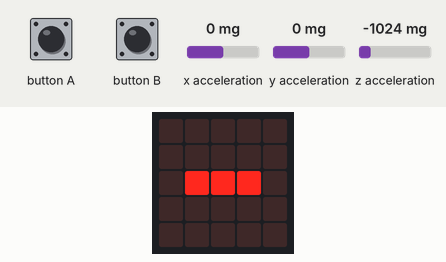
This program was run on a simulated BBC micro:bit running MicroPython. Parts: the board's 5×5 LED display. Inputs (shaded band) come from the test bench; at power-on: x acceleration 0 mg, y acceleration 0 mg, z acceleration -1024 mg. What the program prints to the serial console is not drawn.

Above: at 1.2 s.
1.3 s: button A pressed for 0.15 s
At 2.5 s:
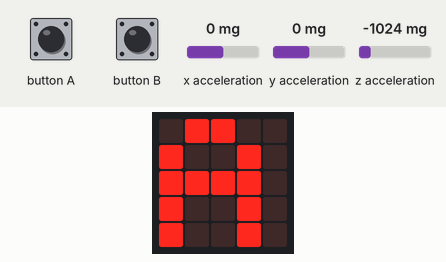
2.9 s: button B pressed for 0.15 s
At 3.3 s:
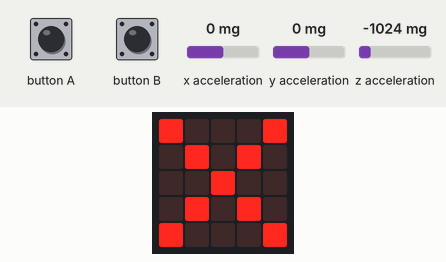
Timing chart, 0 to 5.9 s (numbered marks = the images above; inputs shaded):
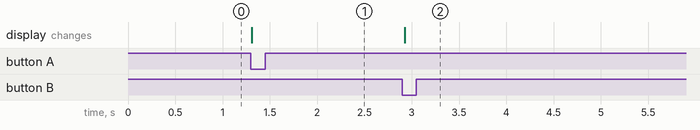

The program:

data_capture_node.py
```python
"""
Data Capture Node (MicroPython, micro:bit v2)

Purpose (minimal, per your flow):
- Press A to arm a single recording.
- When an impact crosses the threshold, capture:
  field1: max impact magnitude during the capture window
  field2: magnitude at impact detection (t0)
  field3-6: magnitudes at ~1s, ~2s, ~3s, ~4s after impact
- Press B to stop the script.

Output:
- CSV line: device_id,event_id,max_mag,t0_mag,t1_mag,t2_mag,t3_mag,t4_mag
"""

from microbit import *
import math

# ============== CONFIGURATION ==============
DEVICE_ID = 1
IMPACT_THRESHOLD_MG = 3200
SAMPLE_RATE_MS = 50

# ============== INTERNALS ==============
THRESH2 = IMPACT_THRESHOLD_MG * IMPACT_THRESHOLD_MG


def read_mag():
    x = accelerometer.get_x()
    y = accelerometer.get_y()
    z = accelerometer.get_z()
    return int(math.sqrt(x * x + y * y + z * z))


def capture_once(event_id):
    """
    Wait for an impact, then capture t0 + 4 seconds of samples,
    recording magnitudes at 1s intervals and the maximum observed.
    """
    display.show("A")  # armed

    # Wait for impact trigger
    while True:
        if button_b.was_pressed():
            return False  # stop script
        mag = read_mag()
        if mag * mag > THRESH2:
            break
        sleep(SAMPLE_RATE_MS)

    start_t = running_time()
    t0_mag = mag
    max_mag = mag
    buckets = [None, None, None, None]  # for ~1s,2s,3s,4s marks
    next_mark = 1

    # Sample for ~4 seconds post impact
    while running_time() - start_t <= 4000:
        if button_b.was_pressed():
            return False  # stop script

        mag = read_mag()
        if mag > max_mag:
            max_mag = mag

        elapsed = running_time() - start_t
        # Set bucket when we cross each second mark
        if next_mark <= 4 and elapsed >= next_mark * 1000:
            buckets[next_mark - 1] = mag
            next_mark += 1

        sleep(SAMPLE_RATE_MS)

    # Fill any missing buckets with last known mag
    last_val = buckets[0] if buckets[0] is not None else t0_mag
    for i in range(4):
        if buckets[i] is None:
            buckets[i] = last_val
        last_val = buckets[i]

    # Emit CSV line
    print("{},{},{},{},{},{},{},{}".format(
        DEVICE_ID,
        event_id,
        max_mag,
        t0_mag,
        buckets[0],
        buckets[1],
        buckets[2],
        buckets[3],
    ))
    return True


def main():
    print("# data_capture_node")
    print("# columns: device_id,event_id,max_mag,t0_mag,t1_mag,t2_mag,t3_mag,t4_mag")
    event_id = 0
    display.show("-")

    while True:
        # Press A to arm a new recording
        if button_a.was_pressed():
            event_id += 1
            ok = capture_once(event_id)
            if not ok:
                break
            display.show("-")

        if button_b.was_pressed():
            break

        sleep(50)

    display.show(Image.NO)


main()
```

Measured:
- after the input at 1.3 s, the display: changes at once (image 1)
- after the input at 2.9 s, the display: changes at once (image 2)
